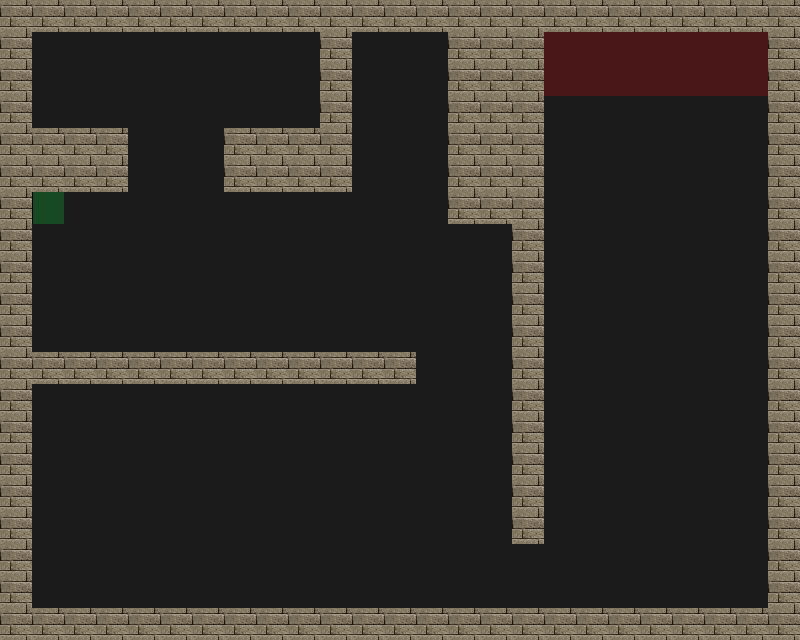

This is a level from a 2D game, rendered from its Tiled map with the project's own tilesets. A one-line summary and the complete map file follow:
An orthogonal 25x20 tile map with 32x32 px tiles, 4 tile layers (Road, Trap, Wall, Utility), 4 tilesets.

<map version="2017.05.16" orientation="orthogonal" renderorder="right-down" width="25" height="20" tilewidth="32" tileheight="32" nextobjectid="1">
 <tileset firstgid="1" source="tilesets/meta.tsx" />
 <tileset firstgid="3" source="tilesets/road.tsx" />
 <tileset firstgid="4" source="tilesets/traps.tsx" />
 <tileset firstgid="196" source="tilesets/wallsandroofs.tsx" />
 <layer name="Road" width="25" height="20">
  <data encoding="csv">
3,3,3,3,3,3,3,3,3,3,3,3,3,3,3,3,3,3,3,3,3,3,3,3,3,
3,3,3,3,3,3,3,3,3,3,3,3,3,3,3,3,3,3,3,3,3,3,3,3,3,
3,3,3,3,3,3,3,3,3,3,3,3,3,3,3,3,3,3,3,3,3,3,3,3,3,
3,3,3,3,3,3,3,3,3,3,3,3,3,3,3,3,3,3,3,3,3,3,3,3,3,
3,3,3,3,3,3,3,3,3,3,3,3,3,3,3,3,3,3,3,3,3,3,3,3,3,
3,3,3,3,3,3,3,3,3,3,3,3,3,3,3,3,3,3,3,3,3,3,3,3,3,
3,3,3,3,3,3,3,3,3,3,3,3,3,3,3,3,3,3,3,3,3,3,3,3,3,
3,3,3,3,3,3,3,3,3,3,3,3,3,3,3,3,3,3,3,3,3,3,3,3,3,
3,3,3,3,3,3,3,3,3,3,3,3,3,3,3,3,3,3,3,3,3,3,3,3,3,
3,3,3,3,3,3,3,3,3,3,3,3,3,3,3,3,3,3,3,3,3,3,3,3,3,
3,3,3,3,3,3,3,3,3,3,3,3,3,3,3,3,3,3,3,3,3,3,3,3,3,
3,3,3,3,3,3,3,3,3,3,3,3,3,3,3,3,3,3,3,3,3,3,3,3,3,
3,3,3,3,3,3,3,3,3,3,3,3,3,3,3,3,3,3,3,3,3,3,3,3,3,
3,3,3,3,3,3,3,3,3,3,3,3,3,3,3,3,3,3,3,3,3,3,3,3,3,
3,3,3,3,3,3,3,3,3,3,3,3,3,3,3,3,3,3,3,3,3,3,3,3,3,
3,3,3,3,3,3,3,3,3,3,3,3,3,3,3,3,3,3,3,3,3,3,3,3,3,
3,3,3,3,3,3,3,3,3,3,3,3,3,3,3,3,3,3,3,3,3,3,3,3,3,
3,3,3,3,3,3,3,3,3,3,3,3,3,3,3,3,3,3,3,3,3,3,3,3,3,
3,3,3,3,3,3,3,3,3,3,3,3,3,3,3,3,3,3,3,3,3,3,3,3,3,
3,3,3,3,3,3,3,3,3,3,3,3,3,3,3,3,3,3,3,3,3,3,3,3,3
</data>
 </layer>
 <layer name="Trap" width="25" height="20">
  <data encoding="csv">
0,0,0,0,0,0,0,0,0,0,0,0,0,0,0,0,0,0,0,0,0,0,0,0,0,
0,0,0,0,0,0,0,0,0,0,0,0,0,0,0,0,0,0,0,0,0,0,0,0,0,
0,0,0,0,0,0,0,0,0,0,0,0,0,0,0,0,0,0,0,0,0,0,0,0,0,
0,0,0,0,0,0,0,0,0,0,0,0,0,0,0,0,0,0,0,0,0,0,0,0,0,
0,0,0,0,0,0,0,0,0,0,0,0,0,0,0,0,0,0,0,0,0,0,0,0,0,
0,0,0,0,0,0,0,0,0,0,0,0,0,0,0,0,0,0,0,0,0,0,0,0,0,
0,0,0,0,0,0,0,0,0,0,0,0,0,0,0,0,0,0,0,0,0,0,0,0,0,
0,0,0,0,0,0,0,0,0,0,0,0,0,0,0,0,0,0,0,0,0,0,0,0,0,
0,0,0,0,0,0,0,0,0,0,0,0,0,0,0,0,0,0,0,0,0,0,0,0,0,
0,0,0,0,0,0,0,0,0,0,0,0,0,0,0,0,0,0,0,0,0,0,0,0,0,
0,0,0,0,0,0,0,0,0,0,0,0,0,0,0,0,0,0,0,0,0,0,0,0,0,
0,0,0,0,0,0,0,0,0,0,0,0,0,0,0,0,0,0,0,0,0,0,0,0,0,
0,0,0,0,0,0,0,0,0,0,0,0,0,0,0,0,0,0,0,0,0,0,0,0,0,
0,0,0,0,0,0,0,0,0,0,0,0,0,0,0,0,0,0,0,0,0,0,0,0,0,
0,0,0,0,0,0,0,0,0,0,0,0,0,0,0,0,0,0,0,0,0,0,0,0,0,
0,0,0,0,0,0,0,0,0,0,0,0,0,0,0,0,0,0,0,0,0,0,0,0,0,
0,0,0,0,0,0,0,0,0,0,0,0,0,0,0,0,0,0,0,0,0,0,0,0,0,
0,0,0,0,0,0,0,0,0,0,0,0,0,0,0,0,0,0,0,0,0,0,0,0,0,
0,0,0,0,0,0,0,0,0,0,0,0,0,0,0,0,0,0,0,0,0,0,0,0,0,
0,0,0,0,0,0,0,0,0,0,0,0,0,0,0,0,0,0,0,0,0,0,0,0,0
</data>
 </layer>
 <layer name="Wall" width="25" height="20">
  <data encoding="csv">
261,261,261,261,261,261,261,261,261,261,261,261,261,261,261,261,261,261,261,261,261,261,261,261,261,
261,0,0,0,0,0,0,0,0,0,261,0,0,0,261,261,261,0,0,0,0,0,0,0,261,
261,0,0,0,0,0,0,0,0,0,261,0,0,0,261,261,261,0,0,0,0,0,0,0,261,
261,0,0,0,0,0,0,0,0,0,261,0,0,0,261,261,261,0,0,0,0,0,0,0,261,
261,261,261,261,0,0,0,261,261,261,261,0,0,0,261,261,261,0,0,0,0,0,0,0,261,
261,261,261,261,0,0,0,261,261,261,261,0,0,0,261,261,261,0,0,0,0,0,0,0,261,
261,0,0,0,0,0,0,0,0,0,0,0,0,0,261,261,261,0,0,0,0,0,0,0,261,
261,0,0,0,0,0,0,0,0,0,0,0,0,0,0,0,261,0,0,0,0,0,0,0,261,
261,0,0,0,0,0,0,0,0,0,0,0,0,0,0,0,261,0,0,0,0,0,0,0,261,
261,0,0,0,0,0,0,0,0,0,0,0,0,0,0,0,261,0,0,0,0,0,0,0,261,
261,0,0,0,0,0,0,0,0,0,0,0,0,0,0,0,261,0,0,0,0,0,0,0,261,
261,261,261,261,261,261,261,261,261,261,261,261,261,0,0,0,261,0,0,0,0,0,0,0,261,
261,0,0,0,0,0,0,0,0,0,0,0,0,0,0,0,261,0,0,0,0,0,0,0,261,
261,0,0,0,0,0,0,0,0,0,0,0,0,0,0,0,261,0,0,0,0,0,0,0,261,
261,0,0,0,0,0,0,0,0,0,0,0,0,0,0,0,261,0,0,0,0,0,0,0,261,
261,0,0,0,0,0,0,0,0,0,0,0,0,0,0,0,261,0,0,0,0,0,0,0,261,
261,0,0,0,0,0,0,0,0,0,0,0,0,0,0,0,261,0,0,0,0,0,0,0,261,
261,0,0,0,0,0,0,0,0,0,0,0,0,0,0,0,0,0,0,0,0,0,0,0,261,
261,0,0,0,0,0,0,0,0,0,0,0,0,0,0,0,0,0,0,0,0,0,0,0,261,
261,261,261,261,261,261,261,261,261,261,261,261,261,261,261,261,261,261,261,261,261,261,261,261,261
</data>
 </layer>
 <layer name="Utility" width="25" height="20">
  <data encoding="csv">
0,0,0,0,0,0,0,0,0,0,0,0,0,0,0,0,0,0,0,0,0,0,0,0,0,
0,0,0,0,0,0,0,0,0,0,0,0,0,0,0,0,0,1,1,1,1,1,1,1,0,
0,0,0,0,0,0,0,0,0,0,0,0,0,0,0,0,0,1,1,1,1,1,1,1,0,
0,0,0,0,0,0,0,0,0,0,0,0,0,0,0,0,0,0,0,0,0,0,0,0,0,
0,0,0,0,0,0,0,0,0,0,0,0,0,0,0,0,0,0,0,0,0,0,0,0,0,
0,0,0,0,0,0,0,0,0,0,0,0,0,0,0,0,0,0,0,0,0,0,0,0,0,
0,2,0,0,0,0,0,0,0,0,0,0,0,0,0,0,0,0,0,0,0,0,0,0,0,
0,0,0,0,0,0,0,0,0,0,0,0,0,0,0,0,0,0,0,0,0,0,0,0,0,
0,0,0,0,0,0,0,0,0,0,0,0,0,0,0,0,0,0,0,0,0,0,0,0,0,
0,0,0,0,0,0,0,0,0,0,0,0,0,0,0,0,0,0,0,0,0,0,0,0,0,
0,0,0,0,0,0,0,0,0,0,0,0,0,0,0,0,0,0,0,0,0,0,0,0,0,
0,0,0,0,0,0,0,0,0,0,0,0,0,0,0,0,0,0,0,0,0,0,0,0,0,
0,0,0,0,0,0,0,0,0,0,0,0,0,0,0,0,0,0,0,0,0,0,0,0,0,
0,0,0,0,0,0,0,0,0,0,0,0,0,0,0,0,0,0,0,0,0,0,0,0,0,
0,0,0,0,0,0,0,0,0,0,0,0,0,0,0,0,0,0,0,0,0,0,0,0,0,
0,0,0,0,0,0,0,0,0,0,0,0,0,0,0,0,0,0,0,0,0,0,0,0,0,
0,0,0,0,0,0,0,0,0,0,0,0,0,0,0,0,0,0,0,0,0,0,0,0,0,
0,0,0,0,0,0,0,0,0,0,0,0,0,0,0,0,0,0,0,0,0,0,0,0,0,
0,0,0,0,0,0,0,0,0,0,0,0,0,0,0,0,0,0,0,0,0,0,0,0,0,
0,0,0,0,0,0,0,0,0,0,0,0,0,0,0,0,0,0,0,0,0,0,0,0,0
</data>
 </layer>
</map>
